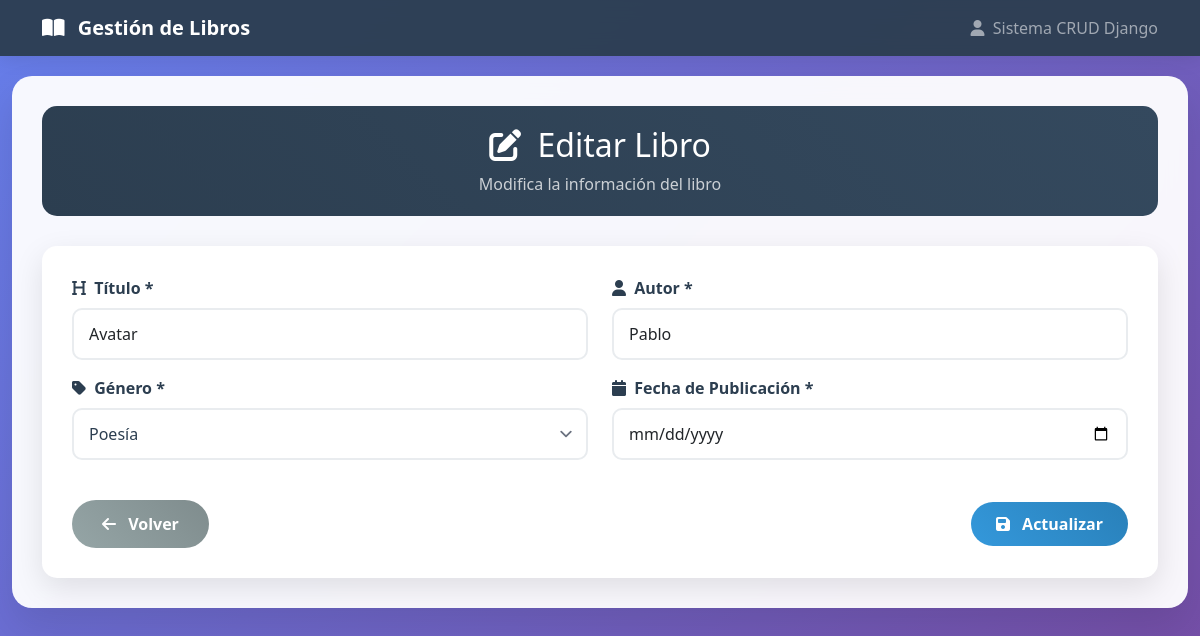
/libro/2/editar/, run on the app's committed database.
### libros/models.py (models this page shows, shortened)
class Libro(models.Model):
    GENERO_CHOICES = [
        ('ficcion', 'Ficción'),
        ('no_ficcion', 'No Ficción'),
        ('misterio', 'Misterio'),
        ('romance', 'Romance'),
        ('ciencia_ficcion', 'Ciencia Ficción'),
        ('fantasia', 'Fantasía'),
        ('biografia', 'Biografía'),
        ('historia', 'Historia'),
        ('filosofia', 'Filosofía'),
        ('poesia', 'Poesía'),
        ('teatro', 'Teatro'),
        ('infantil', 'Infantil'),
        ('juvenil', 'Juvenil'),
        ('tecnologia', 'Tecnología'),
        ('autoayuda', 'Autoayuda'),
        ('otros', 'Otros'),
    ]
    titulo = models.CharField(max_length=200, verbose_name="Título")
    autor = models.CharField(max_length=200, verbose_name="Autor")
    genero = models.CharField(max_length=50, choices=GENERO_CHOICES, verbose_name="Género")
    fecha_publicacion = models.DateField(verbose_name="Fecha de Publicación")
    fecha_creacion = models.DateTimeField(auto_now_add=True, verbose_name="Fecha de Creación")
    fecha_actualizacion = models.DateTimeField(auto_now=True, verbose_name="Fecha de Actualización")
    class Meta:
        verbose_name = "Libro"
        verbose_name_plural = "Libros"
        ordering = ['-fecha_creacion']

### libros/views.py (the view)
# urls.py: path('libro/<int:libro_id>/editar/', views.editar_libro, name='editar_libro'),
def editar_libro(request, libro_id):
    libro = get_object_or_404(Libro, id=libro_id)
    if request.method == 'POST':
        form = LibroForm(request.POST, instance=libro)
        if form.is_valid():
            libro = form.save()
            messages.success(request, f'Libro "{libro.titulo}" actualizado exitosamente.')
            return redirect('index')
        else:
            messages.error(request, 'Por favor corrige los errores en el formulario.')
    else:
        form = LibroForm(instance=libro)
    return render(request, 'libro_form.html', {
        'form': form,
        'libro': libro,
        'titulo': 'Editar Libro',
        'accion': 'Actualizar'
    })

### libros/forms.py (shortened to what this page needs)
class LibroForm(forms.ModelForm):
    class Meta:
        model = Libro
        fields = ['titulo', 'autor', 'genero', 'fecha_publicacion']
        widgets = {
            'titulo': forms.TextInput(attrs={
                'class': 'form-control',
                'placeholder': 'Ingrese el título del libro'
            }),
            'autor': forms.TextInput(attrs={
                'class': 'form-control',
                'placeholder': 'Ingrese el nombre del autor'
            }),
            'genero': forms.Select(attrs={
                'class': 'form-select'
            }),
            'fecha_publicacion': forms.DateInput(attrs={
                'class': 'form-control',
                'type': 'date'
            })
        }
        labels = {
            'titulo': 'Título',
            'autor': 'Autor',
            'genero': 'Género',
            'fecha_publicacion': 'Fecha de Publicación'
        }

### templates/libro_form.html (shortened to what this page needs)
<!DOCTYPE html>
<html lang="es">
<head>
    <link href="https://cdn.jsdelivr.net/npm/bootstrap@5.3.0/dist/css/bootstrap.min.css" rel="stylesheet">
    <link href="https://cdnjs.cloudflare.com/ajax/libs/font-awesome/6.4.0/css/all.min.css" rel="stylesheet">
    {% load static %}
    <link href="{% static 'css/styles.css' %}" rel="stylesheet">
</head>
<body>
    <nav class="navbar navbar-expand-lg navbar-dark">
        <div class="container">
            <a class="navbar-brand" href="{% url 'index' %}">
                <i class="fas fa-book-open me-2"></i>
                Gestión de Libros
            </a>
            <div class="navbar-nav ms-auto">
                <span class="navbar-text">
                    <i class="fas fa-user me-1"></i>
                    Sistema CRUD Django
                </span>
            </div>
        </div>
    </nav>
    <div class="container-fluid">
        <div class="main-container">
            <div class="page-header">
                <h2 class="mb-0">
                    <i class="fas fa-{% if accion == 'Crear' %}plus{% else %}edit{% endif %} me-2"></i>
                    {{ titulo }}
                </h2>
                <p class="mb-0 mt-2 opacity-75">
                    {% if accion == 'Crear' %}
                        Completa el formulario para agregar un nuevo libro
                    {% else %}
                        Modifica la información del libro
                    {% endif %}
                </p>
            </div>
            <div class="form-container">
                <form method="post">
                    <div class="row">
                        <div class="col-md-6 mb-3">
                            <label for="{{ form.titulo.id_for_label }}" class="form-label">
                                <i class="fas fa-heading me-1"></i>
                                {{ form.titulo.label }} *
                            </label>
                            {{ form.titulo }}
                        </div>
                        <div class="col-md-6 mb-3">
                            <label for="{{ form.autor.id_for_label }}" class="form-label">
                                <i class="fas fa-user me-1"></i>
                                {{ form.autor.label }} *
                            </label>
                            {{ form.autor }}
                        </div>
                    </div>
                    <div class="row">
                        <div class="col-md-6 mb-3">
                            <label for="{{ form.genero.id_for_label }}" class="form-label">
                                <i class="fas fa-tag me-1"></i>
                                {{ form.genero.label }} *
                            </label>
                            {{ form.genero }}
                        </div>
                        <div class="col-md-6 mb-3">
                            <label for="{{ form.fecha_publicacion.id_for_label }}" class="form-label">
                                <i class="fas fa-calendar me-1"></i>
                                {{ form.fecha_publicacion.label }} *
                            </label>
                            {{ form.fecha_publicacion }}
                        </div>
                    </div>
                    <div class="d-flex justify-content-between align-items-center mt-4">
                        <a href="{% url 'index' %}" class="btn btn-secondary">
                            <i class="fas fa-arrow-left me-2"></i>
                            Volver
                        </a>
                        <div>
                            <button type="submit" class="btn btn-primary">
                                <i class="fas fa-save me-2"></i>
                                {{ accion }}
                            </button>
                        </div>
                    </div>
                </form>
            </div>
        </div>
    </div>
</body>
</html>

### static/css/styles.css (style rules this page uses)
:root { --primary-color: #2c3e50; --secondary-color: #3498db; --accent-color: #e74c3c; --success-color: #27ae60; --warning-color: #f39c12; --light-bg: #ecf0f1; --dark-text: #2c3e50; }
body { font-family: 'Segoe UI', Tahoma, Geneva, Verdana, sans-serif; background: linear-gradient(135deg, #667eea 0%, #764ba2 100%); min-height: 100vh; }
.navbar { background: rgba(44, 62, 80, 0.95) !important; backdrop-filter: blur(10px); box-shadow: 0 2px 20px rgba(0,0,0,0.1); }
.navbar-brand { font-weight: bold; color: white !important; }
.main-container { background: rgba(255, 255, 255, 0.95); border-radius: 20px; box-shadow: 0 20px 40px rgba(0,0,0,0.1); backdrop-filter: blur(10px); margin: 20px auto; padding: 30px; max-width: 1200px; }
.btn-primary { background: linear-gradient(45deg, var(--secondary-color), #2980b9); border: none; border-radius: 25px; padding: 10px 25px; font-weight: 600; transition: all 0.3s ease; }
.btn-secondary { background: linear-gradient(45deg, #95a5a6, #7f8c8d); border: none; border-radius: 25px; padding: 12px 30px; font-weight: 600; }
.form-control { border-radius: 10px; border: 2px solid #e9ecef; padding: 12px 15px; transition: all 0.3s ease; }
.form-select { border-radius: 10px; border: 2px solid #e9ecef; padding: 12px 15px; transition: all 0.3s ease; color: var(--dark-text); font-weight: 500; }
.form-select option { color: var(--dark-text); font-weight: 500; background-color: white; padding: 8px; }
.form-select:not([size]):not([multiple]) { background-position: right 0.5rem center; background-repeat: no-repeat; background-size: 1.5em 1.5em; padding-right: 2.5rem; }
.form-label { font-weight: 600; color: var(--primary-color); margin-bottom: 8px; }
.page-header { background: linear-gradient(45deg, var(--primary-color), #34495e); color: white; border-radius: 15px; padding: 20px; margin-bottom: 30px; text-align: center; }
.form-container { background: white; border-radius: 15px; padding: 30px; box-shadow: 0 10px 30px rgba(0,0,0,0.1); }

### data on the page
Libro: titulo "Avatar", autor "Pablo", genero "Poesía"

### other printed values
{{ titulo }} "Editar Libro"
{{ accion }} "Actualizar"
